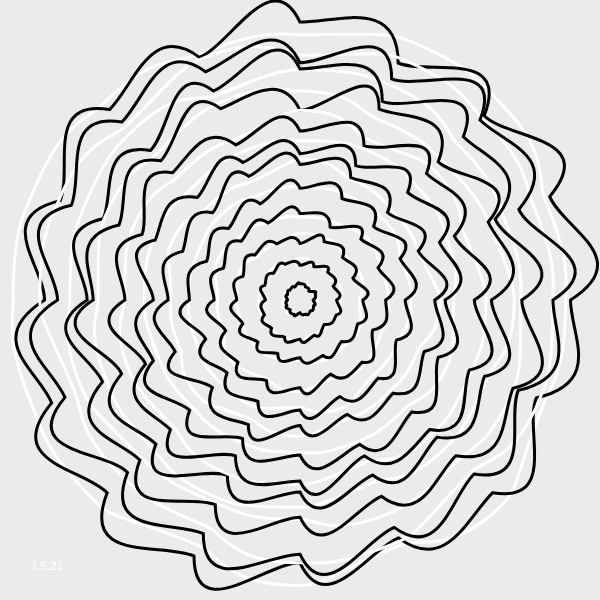
Frame 1 (no input)
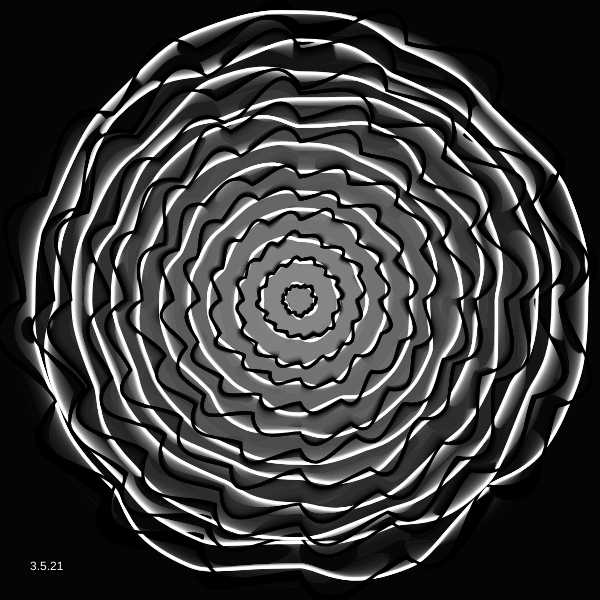
Frame 60 (no input)
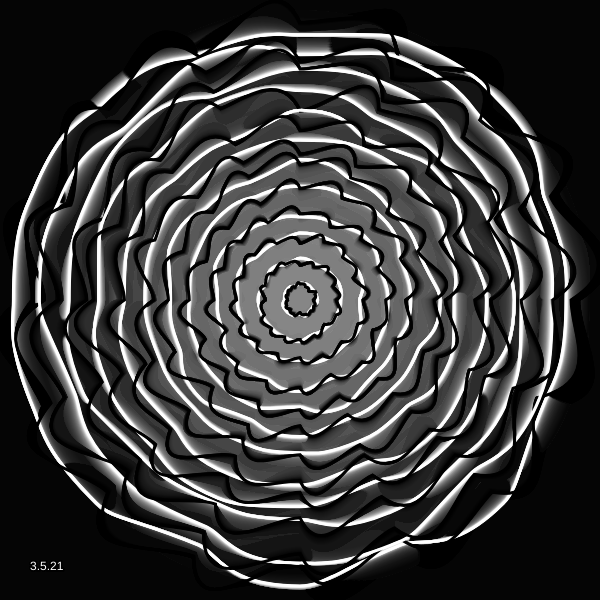
Frame 120 (the mouse pressed at the canvas centre since frame 60)

The p5.js sketch that drew these frames (run headless with seeded random() and noise() and a simulated clock; from frame 60 on, the mouse is pressed at the canvas centre):

// p5.js sketch
// ── sketch.js
var blobs, nBlobs = 12, theta = 0, autoPlay = true;

function Blob(radius, nSegments, magnitude, color) {
  this.radius = radius;
  this.magnitude = magnitude;
  this.color = color;
  this.center = {
    x: width / 2,
    y: height / 2
  };
  
  this.segments = new Array(nSegments);
  for (var i = nSegments; i--; ) {
    this.segments[i] = random(PI * 2);
  }
  
  this.innerSegments = new Array(nSegments);
  for (var i = nSegments; i--; ) {
    this.innerSegments[i] = random(PI * 2);
  }
}

Blob.prototype.render = function(offset) {
  stroke(255)
  strokeWeight(3)

  noFill();

  var n = this.segments.length;
  beginShape();
  for (var i = n; i--; ) {
    var r = this.radius + sin(offset + this.segments[i]) * this.magnitude,
        pr = this.radius + sin(offset + this.segments[(i+1)%n]) * this.magnitude,
        c = (4/5) * tan(PI/(2*n)) * r,
        pc = (8/3) * tan(PI/(2*n)) * pr,
        t = PI * 2 / n * i,
        pt = PI * 2 / n * (i + 1),
        x = cos(t) * r,
        y = -sin(t) * r,
        px = cos(pt) * pr,
        py = -sin(pt) * pr,
        cx1 = px + cos(pt - PI/2) * pc,
        cy1 = py - sin(pt - PI/2) * pc,
        cx2 = x + cos(t + PI/2) * c,
        cy2 = y - sin(t + PI/2) * c;

    if (i === n - 1) vertex(px, py);
    bezierVertex(cx1, cy1, cx2, cy2, x, y);
  }
  endShape();
  
  fill(200, 1);
    stroke(0)
  strokeWeight(3)
  beginShape();
  var innerRadius = this.radius - this.magnitude * 0.8;
  for (var i = 0; i < n; i++) {
    var pi = i == 0 ? n - 1 : i - 1,
      r = innerRadius + sin(offset + this.innerSegments[i]) * this.magnitude,
        pr = innerRadius + sin(offset + this.innerSegments[pi]) * this.magnitude,
        c = (4/3) * tan(PI/(2*n)) * r,
        pc = (8/3) * tan(PI/(2*n)) * pr,
      t = PI * 2 / n * i,
        pt = PI * 2 / n * (pi),
        x = cos(t) * r,
        y = -sin(t) * r,
        px = cos(pt) * pr,
        py = -sin(pt) * pr,
        cx1 = px + cos(pt + PI/8) * pc,
        cy1 = py - sin(pt + PI/5) * pc,
        cx2 = x + cos(t - PI/2) * c,
        cy2 = y - sin(t - PI/2) * c;

    if (i === 0) vertex(px, py);
    bezierVertex(cx1, cy1, cx2, cy2, x, y);
  }
  endShape();
}

function setup() {

  w = 600;
    var canvas;
    if(windowWidth>=600 && windowHeight >=600){
      canvas = createCanvas(600, 600);
    }
    else{
      canvas = createCanvas(windowWidth, windowHeight - 100);
    }

    var x = (windowWidth - width) / 2;
    var y = (windowHeight - height) / 2;

  canvas.position(x, y);
  blobs = new Array(nBlobs);

  var maxR = max(width, height) / 2;
  for (var i = blobs.length; i--; ) {
    var r = map(i, 0, blobs.length, 16, maxR),
        m = map(i, 0, blobs.length, 2, maxR / (2*nBlobs));
    blobs[i] = new Blob(r, 16, m, color[i%(10)]);
  }
}

function draw() {
  background(0, 20);
  fill(255)
  text("3.5.21", 30, height-30)
  translate(width / 2, height / 2);
  
  if (autoPlay) {
    theta += PI * 2 / 120;
  }
  
  for (var i = blobs.length; i--; ) {
    blobs[i].render(theta);
  }
}
